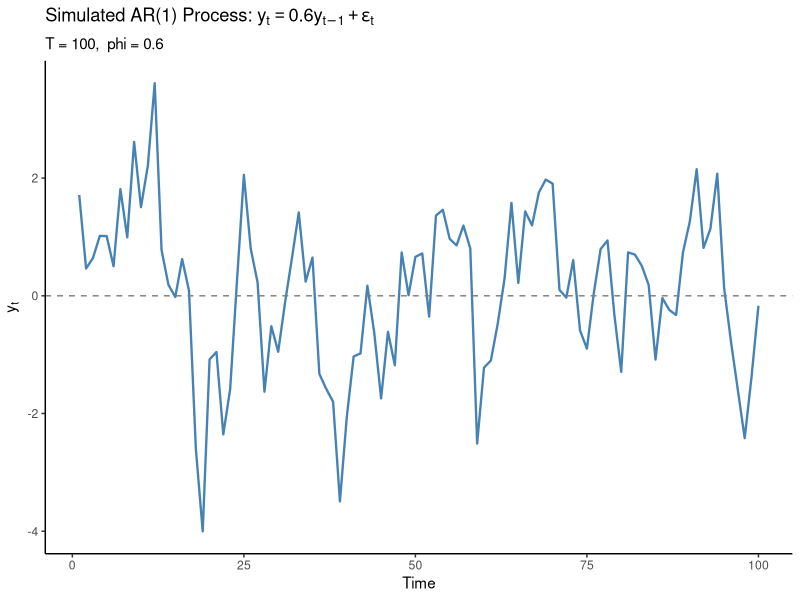

Generate this figure with R:
library(ggplot2)

set.seed(42)
T   <- 100
phi <- 0.6

y <- numeric(T)
y[1] <- rnorm(1, mean = 0, sd = 1 / sqrt(1 - phi^2))  # draw from stationary dist
for (t in 2:T) {
  y[t] <- phi * y[t - 1] + rnorm(1)
}

df <- data.frame(t = 1:T, y = y)

ggplot(df, aes(x = t, y = y)) +
  geom_line(color = "steelblue", linewidth = 0.8) +
  geom_hline(yintercept = 0, linetype = "dashed", color = "grey50") +
  labs(
    title    = expression("Simulated AR(1) Process:" ~ y[t] == 0.6 * y[t-1] + epsilon[t]),
    subtitle = paste0("T = ", T, ",  phi = ", phi),
    x        = "Time",
    y        = expression(y[t])
  ) +
  theme_classic()
